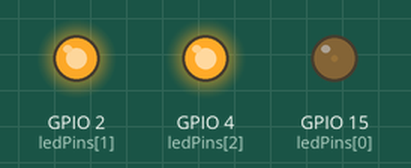
Bench run of a sketch on a simulated ESP32. Parts: output pins drawn as LEDs (lit = HIGH).

Above: at 0.05 s.
At 0.6 s:
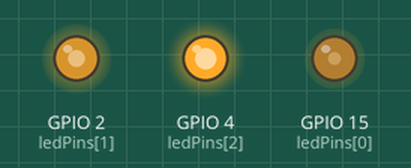
At 1.2 s:
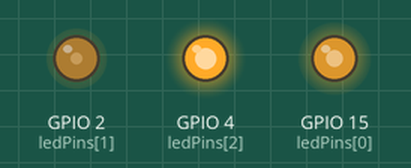
At 2.4 s:
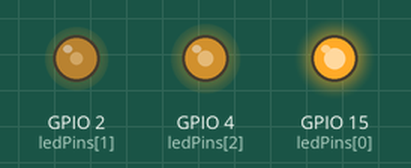
At 3.6 s:
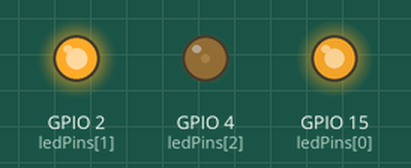
At 4.8 s:
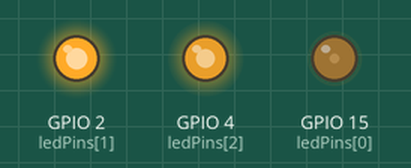
Timing chart, 0 to 6.7 s (numbered marks = the images above):
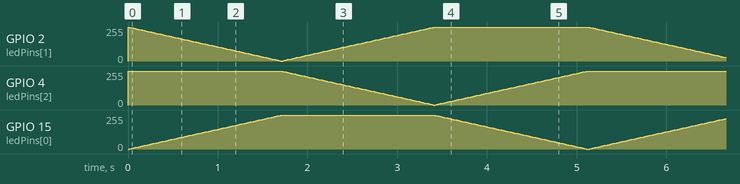

The sketch:

RGB-led_control.ino
```cpp
const byte ledPins[] = {15, 2, 4};
const byte chns[] = {0, 1, 2};
void setup() {
 for (int i = 0; i < 3; i++) {
 ledcSetup(chns[i], 1000, 8);
 ledcAttachPin(ledPins[i], chns[i]);
 }
}
void loop() {
 for (int i = 0; i < 256; i++) {
 setColor(wheel(i));
 delay(20);
 }
 }
void setColor(long rgb) {
 ledcWrite(chns[0], 255 - (rgb >> 16) & 0xFF);
 ledcWrite(chns[1], 255 - (rgb >> 8) & 0xFF);
 ledcWrite(chns[2], 255 - (rgb >> 0) & 0xFF);
}
long wheel(int pos) {
 long WheelPos = pos % 0xff;
 if (WheelPos < 85) {
 return ((255 - WheelPos * 3) << 16) | ((WheelPos * 3) << 8);
 } else if (WheelPos < 170) {
 WheelPos -= 85;
 return (((255 - WheelPos * 3) << 8) | (WheelPos * 3));
 } else {
 WheelPos -= 170;
 return ((WheelPos * 3) << 16 | (255 - WheelPos * 3));
 }
}
```
